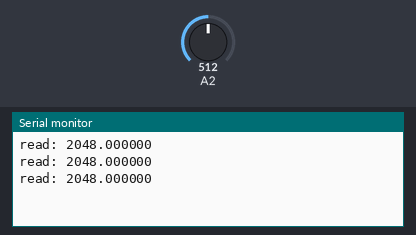
This sketch was run on a simulated Arduino Zero (SAMD21). Parts: the last lines printed to the serial monitor. The inputs (shaded band) are chosen by the test bench; at power-on: A2 = 512 (analog values on the 0–1023 scale).

Above: at 1.3 s.
1.4 s: A2 set to 716
At 1.9 s:
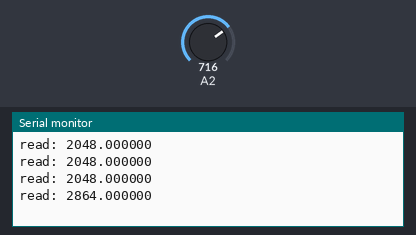
2.9 s: A2 set to 900
At 3.4 s:
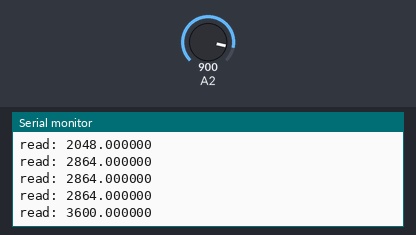
Timing chart, 0 to 5.9 s (numbered marks = the images above; inputs shaded):
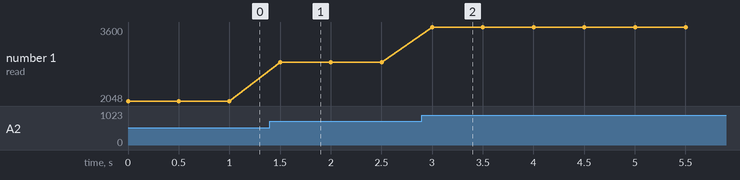

Measured:
- after the input at 1.4 s, the serial monitor: prints a new line after 0.10 s (image 1)
- after the input at 2.9 s, the serial monitor: prints a new line after 0.10 s (image 2)
- plotted number 1: 2048 → 2864 after the input at 1.4 s, 2864 → 3600 after the input at 2.9 s

The sketch:

analog_input.ino
```cpp
void setup() {
  Serial.begin(9600);

  analogReadResolution(12);
}

void loop() {
  float analog_channel_0 = analogRead(2);
  Serial.printf("read: %f\n",analog_channel_0);
  delay(500);
}
```
